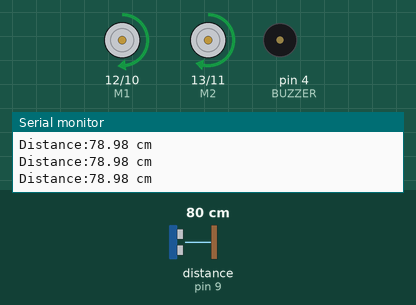
The sketch below on a simulated Arduino Uno, built with avr-gcc and run on an emulated ATmega328P. On the bench: direction and speed pins drawn as motors (green arrow = direction pin HIGH = forward, orange = LOW = backward, longer = more drive), buzzer (waves = sounding), the last lines printed to the serial monitor. Wiring (inferred from the names in the program): ultrasonic range finder: trigger pin 8; echo pin 9. The inputs (shaded band) are chosen by the test bench; at power-on: distance to the obstacle (sensor on pin 9) 80 cm. The echo pulse lasts 58.3 µs per cm.

Above: at 1.5 s.
1.6 s: distance to the obstacle (sensor on pin 9) set to 55 cm
3.1 s: distance to the obstacle (sensor on pin 9) set to 48 cm
At 4.3 s:
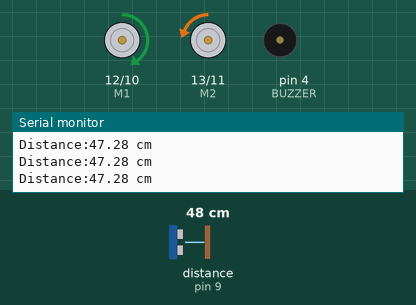
4.6 s: distance to the obstacle (sensor on pin 9) set to 22 cm
6.1 s: distance to the obstacle (sensor on pin 9) set to 19 cm
At 7.0 s:
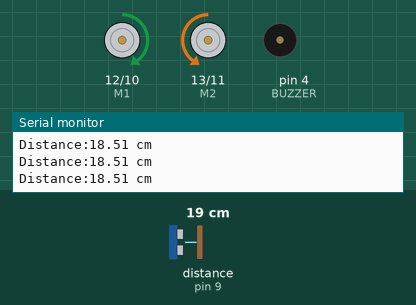
7.7 s: distance to the obstacle (sensor on pin 9) set to 60 cm
At 8.9 s:
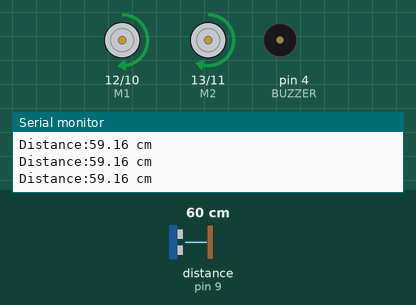
9.3 s: distance to the obstacle (sensor on pin 9) set to 9 cm
At 10.2 s:
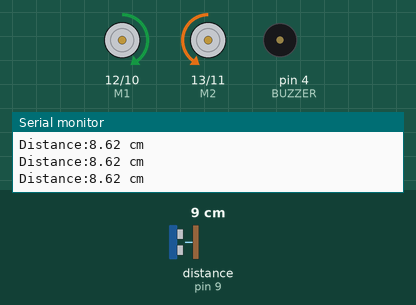
Timing chart, 0 to 11.9 s (numbered marks = the images above; inputs shaded):
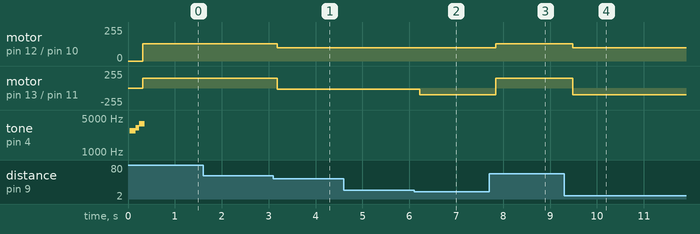

Measured:
- the behaviour switches between 51 and 50 cm on distance to the obstacle (sensor on pin 9) (found by bisection; images 0 and 1)
- the behaviour switches between 21 and 20 cm on distance to the obstacle (sensor on pin 9) (found by bisection; images 1 and 2)
- after the input at 3.1 s, motor on pin 12 (M1) / pin 10 (E1): forward 130/255 → forward 100/255 after 0.08 s; motor on pin 13 (M2) / pin 11 (E2): forward 150/255 → backward 20/255 after 0.08 s
- after the input at 6.1 s, motor on pin 13 (M2) / pin 11 (E2): backward 20/255 → backward 100/255 after 0.13 s
- after the input at 7.7 s, motor on pin 12 (M1) / pin 10 (E1): forward 100/255 → forward 130/255 after 0.15 s; motor on pin 13 (M2) / pin 11 (E2): backward 100/255 → forward 150/255 after 0.15 s
- after the input at 9.3 s, motor on pin 12 (M1) / pin 10 (E1): forward 130/255 → forward 100/255 after 0.18 s; motor on pin 13 (M2) / pin 11 (E2): forward 150/255 → backward 100/255 after 0.18 s

The sketch:

two_wheel_drive_machine.ino
```cpp
int E1 = 10;
int M1 = 12;
int E2 =11;
int M2 = 13;

int BUZZER = 4;

int TRIG = 8;
int ECHO = 9;

double Duration = 0; //受信した間隔
double Distance = 0; //距離

void setup() {
  pinMode(M1, OUTPUT);
  pinMode(M2, OUTPUT);
  pinMode(E1, OUTPUT);
  pinMode(E2, OUTPUT);
  Serial.begin( 9600 );

  pinMode(BUZZER, OUTPUT);
  pinMode(ECHO, INPUT );
  pinMode(TRIG, OUTPUT );

  buzzer(2800,200);
  buzzer(3200,200);
  buzzer(4000,200);
}

void loop() {
  digitalWrite(TRIG, LOW);
  delayMicroseconds(2);
  digitalWrite( TRIG, HIGH ); //超音波を出力
  delayMicroseconds( 10 ); //
  digitalWrite( TRIG, LOW );
  Duration = pulseIn( ECHO, HIGH ); //センサからの入力
  if (Duration > 0) {
    Duration = Duration/2;
    Distance = Duration*340*100/1000000;
    Serial.print("Distance:");
    Serial.print(Distance);
    Serial.println(" cm");
  }

  if (Distance < 20){
    drive(100, -100);
  }else if(Distance < 50){
    drive(100, -20);
  }else{
    drive(130,150);
  }
  delay(200);
}

void drive(int m1_lever, int m2_lever){
  if(m1_lever > 0){
    digitalWrite(M1,HIGH);
  }else{
    digitalWrite(M1,LOW);
  }
  if(m2_lever > 0){
    digitalWrite(M2,HIGH);
  }else{
    digitalWrite(M2,LOW);
  }

  analogWrite(E1, abs(m1_lever));
  analogWrite(E2, abs(m2_lever));
}

// freq: frequency of buzzer [hz]
// duration: buzzer duration [ms]
void buzzer(long freq, long duration){
  long delaymicrosec = 1000000 / freq / 2;
  long count = freq * duration / 1000 / 2;

  for (int i = 0; i < count; i++){
    digitalWrite(BUZZER, HIGH);
    delayMicroseconds(delaymicrosec);
    digitalWrite(BUZZER, LOW);
    delayMicroseconds(delaymicrosec);
  }
}
```
